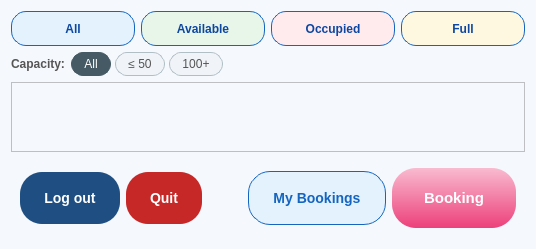
<?xml version="1.0" encoding="UTF-8"?>
<ui version="4.0">
 <class>OverviewUsersContent</class>
 <widget class="QWidget" name="OverviewUsersContent">
  <property name="styleSheet">
   <string notr="true">background-color: #F5F8FC;</string>
  </property>
  <layout class="QVBoxLayout" name="verticalLayout">
   <item>
    <layout class="QHBoxLayout" name="filterLayout">
     <item>
      <widget class="QPushButton" name="pushButtonAll">
       <property name="minimumSize"><size><width>0</width><height>35</height></size></property>
       <property name="styleSheet"><string notr="true">QPushButton{background-color:#E3F2FD;border:1px solid #1565C0;border-radius:15px;padding:6px 15px;color:#0D47A1;font-weight:500;}QPushButton:checked{background-color:#1565C0;color:white;}QPushButton:hover{background-color:#1E88E5;color:white;}</string></property>
       <property name="text"><string>All</string></property>
       <property name="checkable"><bool>true</bool></property>
       <property name="autoExclusive"><bool>true</bool></property>
      </widget>
     </item>
     <item>
      <widget class="QPushButton" name="pushButtonAvailable">
       <property name="minimumSize"><size><width>0</width><height>35</height></size></property>
       <property name="styleSheet"><string notr="true">QPushButton{background-color:#E8F5E9;border:1px solid #1565C0;border-radius:15px;padding:6px 15px;color:#0D47A1;font-weight:500;}QPushButton:checked{background-color:#1565C0;color:white;}QPushButton:hover{background-color:#1E88E5;color:white;}</string></property>
       <property name="text"><string>Available</string></property>
       <property name="checkable"><bool>true</bool></property>
       <property name="autoExclusive"><bool>true</bool></property>
      </widget>
     </item>
     <item>
      <widget class="QPushButton" name="pushButtonOccupied">
       <property name="minimumSize"><size><width>0</width><height>35</height></size></property>
       <property name="styleSheet"><string notr="true">QPushButton{background-color:#FFEBEE;border:1px solid #1565C0;border-radius:15px;padding:6px 15px;color:#0D47A1;font-weight:500;}QPushButton:checked{background-color:#1565C0;color:white;}QPushButton:hover{background-color:#1E88E5;color:white;}</string></property>
       <property name="text"><string>Occupied</string></property>
       <property name="checkable"><bool>true</bool></property>
       <property name="autoExclusive"><bool>true</bool></property>
      </widget>
     </item>
     <item>
      <widget class="QPushButton" name="pushButtonBooked">
       <property name="minimumSize"><size><width>0</width><height>35</height></size></property>
       <property name="styleSheet"><string notr="true">QPushButton{background-color:#FFF8E1;border:1px solid #1565C0;border-radius:15px;padding:6px 15px;color:#0D47A1;font-weight:500;}QPushButton:checked{background-color:#1565C0;color:white;}QPushButton:hover{background-color:#1E88E5;color:white;}</string></property>
       <property name="text"><string>Full</string></property>
       <property name="checkable"><bool>true</bool></property>
       <property name="autoExclusive"><bool>true</bool></property>
      </widget>
     </item>
    </layout>
   </item>
   <item>
    <layout class="QHBoxLayout" name="filterRow2">
     <property name="spacing"><number>6</number></property>
     <item>
      <widget class="QLabel" name="lblCapacity">
       <property name="text"><string>Capacity:</string></property>
       <property name="styleSheet"><string notr="true">color:#555;font-size:12px;font-weight:600;</string></property>
      </widget>
     </item>
     <item>
      <widget class="QWidget" name="capacityGroup" native="true">
       <layout class="QHBoxLayout" name="capLayout">
        <property name="spacing"><number>4</number></property>
        <property name="leftMargin"><number>0</number></property>
        <property name="topMargin"><number>0</number></property>
        <property name="rightMargin"><number>0</number></property>
        <property name="bottomMargin"><number>0</number></property>
        <item>
         <widget class="QPushButton" name="pushButtonCapAll">
          <property name="styleSheet"><string notr="true">QPushButton{background:#F0F4F8;border:1px solid #B0BEC5;border-radius:12px;padding:4px 12px;color:#555;font-size:12px;}QPushButton:checked{background:#455A64;color:white;border-color:#455A64;}QPushButton:hover{background:#607D8B;color:white;}</string></property>
          <property name="text"><string>All</string></property>
          <property name="checkable"><bool>true</bool></property>
          <property name="checked"><bool>true</bool></property>
          <property name="autoExclusive"><bool>true</bool></property>
         </widget>
        </item>
        <item>
         <widget class="QPushButton" name="pushButtonCap50">
          <property name="styleSheet"><string notr="true">QPushButton{background:#F0F4F8;border:1px solid #B0BEC5;border-radius:12px;padding:4px 12px;color:#555;font-size:12px;}QPushButton:checked{background:#455A64;color:white;border-color:#455A64;}QPushButton:hover{background:#607D8B;color:white;}</string></property>
          <property name="text"><string>≤ 50</string></property>
          <property name="checkable"><bool>true</bool></property>
          <property name="autoExclusive"><bool>true</bool></property>
         </widget>
        </item>
        <item>
         <widget class="QPushButton" name="pushButtonCap100">
          <property name="styleSheet"><string notr="true">QPushButton{background:#F0F4F8;border:1px solid #B0BEC5;border-radius:12px;padding:4px 12px;color:#555;font-size:12px;}QPushButton:checked{background:#455A64;color:white;border-color:#455A64;}QPushButton:hover{background:#607D8B;color:white;}</string></property>
          <property name="text"><string>100+</string></property>
          <property name="checkable"><bool>true</bool></property>
          <property name="autoExclusive"><bool>true</bool></property>
         </widget>
        </item>
       </layout>
      </widget>
     </item>
     <item>
      <spacer>
       <property name="orientation"><enum>Qt::Horizontal</enum></property>
       <property name="sizeHint" stdset="0"><size><width>40</width><height>20</height></size></property>
      </spacer>
     </item>
    </layout>
   </item>
   <item>
    <widget class="QScrollArea" name="scrollArea">
     <property name="widgetResizable"><bool>true</bool></property>
     <widget class="QWidget" name="widgetRooms">
      <layout class="QGridLayout" name="gridLayout"/>
     </widget>
    </widget>
   </item>
   <item>
    <widget class="QFrame" name="bottomBar">
     <property name="minimumSize"><size><width>0</width><height>80</height></size></property>
     <layout class="QHBoxLayout" name="bottomLayout">
      <item>
       <widget class="QPushButton" name="pushButtonLogout">
        <property name="styleSheet"><string notr="true">QPushButton{background-color:#1F4F82;color:white;border:none;border-radius:22px;padding:8px 24px;font-size:14px;font-weight:600;min-height:36px;}QPushButton:hover{background-color:#E53935;}</string></property>
        <property name="text"><string>Log out</string></property>
       </widget>
      </item>
      <item>
       <widget class="QPushButton" name="pushButtonQuit">
        <property name="styleSheet"><string notr="true">QPushButton{background-color:#C62828;color:white;border:none;border-radius:22px;padding:8px 24px;font-size:14px;font-weight:600;min-height:36px;}QPushButton:hover{background-color:#B71C1C;}</string></property>
        <property name="text"><string>Quit</string></property>
       </widget>
      </item>
      <item>
       <spacer name="horizontalSpacer">
        <property name="orientation"><enum>Qt::Horizontal</enum></property>
        <property name="sizeHint" stdset="0"><size><width>40</width><height>20</height></size></property>
       </spacer>
      </item>
      <item>
       <widget class="QPushButton" name="pushButtonHistory">
        <property name="styleSheet"><string notr="true">QPushButton{background-color:#E3F2FD;color:#1565C0;border:1px solid #1565C0;border-radius:22px;padding:8px 24px;font-size:14px;font-weight:600;min-height:36px;}QPushButton:hover{background-color:#1565C0;color:white;}</string></property>
        <property name="text"><string>My Bookings</string></property>
       </widget>
      </item>
      <item>
       <widget class="QPushButton" name="pushButtonBooking">
        <property name="styleSheet"><string notr="true">QPushButton{background:qlineargradient(x1:0,y1:0,x2:0,y2:1,stop:0 #F8BBD0,stop:1 #EC407A);color:white;border:none;border-radius:24px;padding:10px 32px;font-size:15px;font-weight:700;min-height:40px;}QPushButton:hover{background:#E91E63;}</string></property>
        <property name="text"><string>Booking</string></property>
       </widget>
      </item>
     </layout>
    </widget>
   </item>
  </layout>
 </widget>
 <resources/>
 <connections/>
</ui>
